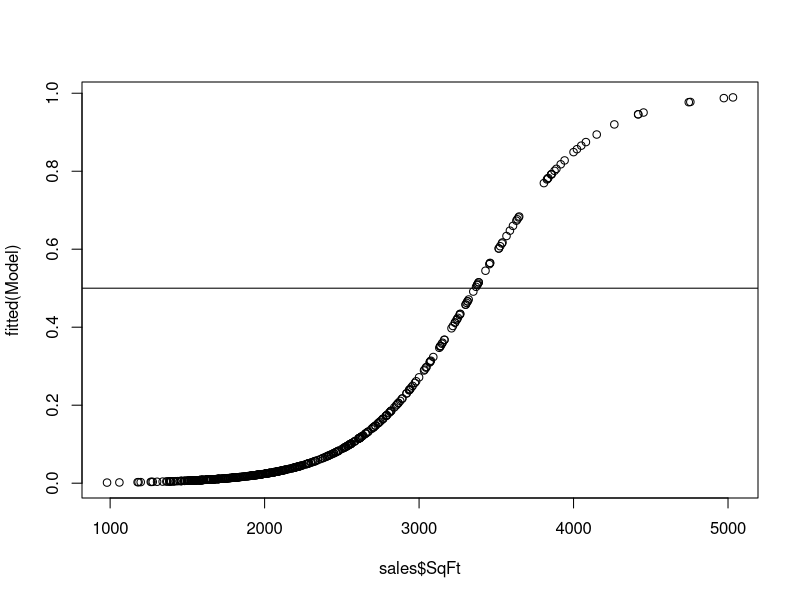

The R source for this figure:
## ---- chunk 1
knitr::opts_chunk$set(echo = TRUE)
## ---- chunk 2
sales <- read.csv("APPENC07.csv")
head(sales)

library(dplyr)
sales$Quality2 <- recode(sales$Qualtiy,"1" = 1,"2" = 0, "3"=0) # recode the quality variable
head(sales)
## ---- chunk 3
Model <- glm(Quality2~SqFt,data=sales,family="binomial")
summary(Model)
or = exp(Model$coefficients[2])
or
## ---- chunk 4
x <- data.frame(Quality=sales$Quality2,Size=sales$SqFt,Fitted=fitted(Model))
head(x)

predict(Model, data.frame(SqFt=c(2000,3000)), type = "response") #return probabilities
predict(Model,data.frame(SqFt=c(2000,3000)), type='link') #returns log odds

# Let's plot size and fitted probabilities
plot(sales$SqFt,fitted(Model))
abline(h=0.5)
